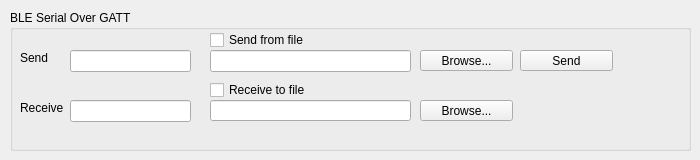
    <widget class="QWidget" name="tabBSG">
     <attribute name="title">
      <string>BSG</string>
     </attribute>
     <widget class="QGroupBox" name="groupBoxBSG">
      <property name="geometry">
       <rect>
        <x>10</x>
        <y>10</y>
        <width>681</width>
        <height>141</height>
       </rect>
      </property>
      <property name="title">
       <string>BLE Serial Over GATT</string>
      </property>
      <widget class="QCheckBox" name="cbBSGSendFile">
       <property name="geometry">
        <rect>
         <x>200</x>
         <y>20</y>
         <width>111</width>
         <height>20</height>
        </rect>
       </property>
       <property name="text">
        <string>Send from file</string>
       </property>
      </widget>
      <widget class="QLabel" name="Send_2">
       <property name="geometry">
        <rect>
         <x>10</x>
         <y>40</y>
         <width>55</width>
         <height>16</height>
        </rect>
       </property>
       <property name="text">
        <string>Send</string>
       </property>
      </widget>
      <widget class="QLineEdit" name="lineEditBSGReceiveFile">
       <property name="geometry">
        <rect>
         <x>200</x>
         <y>90</y>
         <width>201</width>
         <height>21</height>
        </rect>
       </property>
      </widget>
      <widget class="QLabel" name="Receive_3">
       <property name="geometry">
        <rect>
         <x>10</x>
         <y>90</y>
         <width>55</width>
         <height>16</height>
        </rect>
       </property>
       <property name="text">
        <string>Receive</string>
       </property>
      </widget>
      <widget class="QPushButton" name="btnBSGBrowseSend">
       <property name="geometry">
        <rect>
         <x>410</x>
         <y>40</y>
         <width>93</width>
         <height>21</height>
        </rect>
       </property>
       <property name="text">
        <string>Browse...</string>
       </property>
      </widget>
      <widget class="QPushButton" name="btnBSGBrowseReceive">
       <property name="geometry">
        <rect>
         <x>410</x>
         <y>90</y>
         <width>93</width>
         <height>21</height>
        </rect>
       </property>
       <property name="text">
        <string>Browse...</string>
       </property>
      </widget>
      <widget class="QLineEdit" name="lineEditBSGSend">
       <property name="geometry">
        <rect>
         <x>60</x>
         <y>40</y>
         <width>121</width>
         <height>22</height>
        </rect>
       </property>
      </widget>
      <widget class="QLineEdit" name="lineEditBSGreceive">
       <property name="geometry">
        <rect>
         <x>60</x>
         <y>90</y>
         <width>121</width>
         <height>22</height>
        </rect>
       </property>
      </widget>
      <widget class="QCheckBox" name="cbBSGReceiveFile">
       <property name="geometry">
        <rect>
         <x>200</x>
         <y>70</y>
         <width>111</width>
         <height>20</height>
        </rect>
       </property>
       <property name="text">
        <string>Receive to file</string>
       </property>
      </widget>
      <widget class="QLineEdit" name="lineEditBSGSendFile">
       <property name="geometry">
        <rect>
         <x>200</x>
         <y>40</y>
         <width>201</width>
         <height>22</height>
        </rect>
       </property>
      </widget>
      <widget class="QPushButton" name="btnBSGSend">
       <property name="geometry">
        <rect>
         <x>510</x>
         <y>40</y>
         <width>93</width>
         <height>21</height>
        </rect>
       </property>
       <property name="text">
        <string>Send</string>
       </property>
      </widget>
     </widget>
    </widget>
